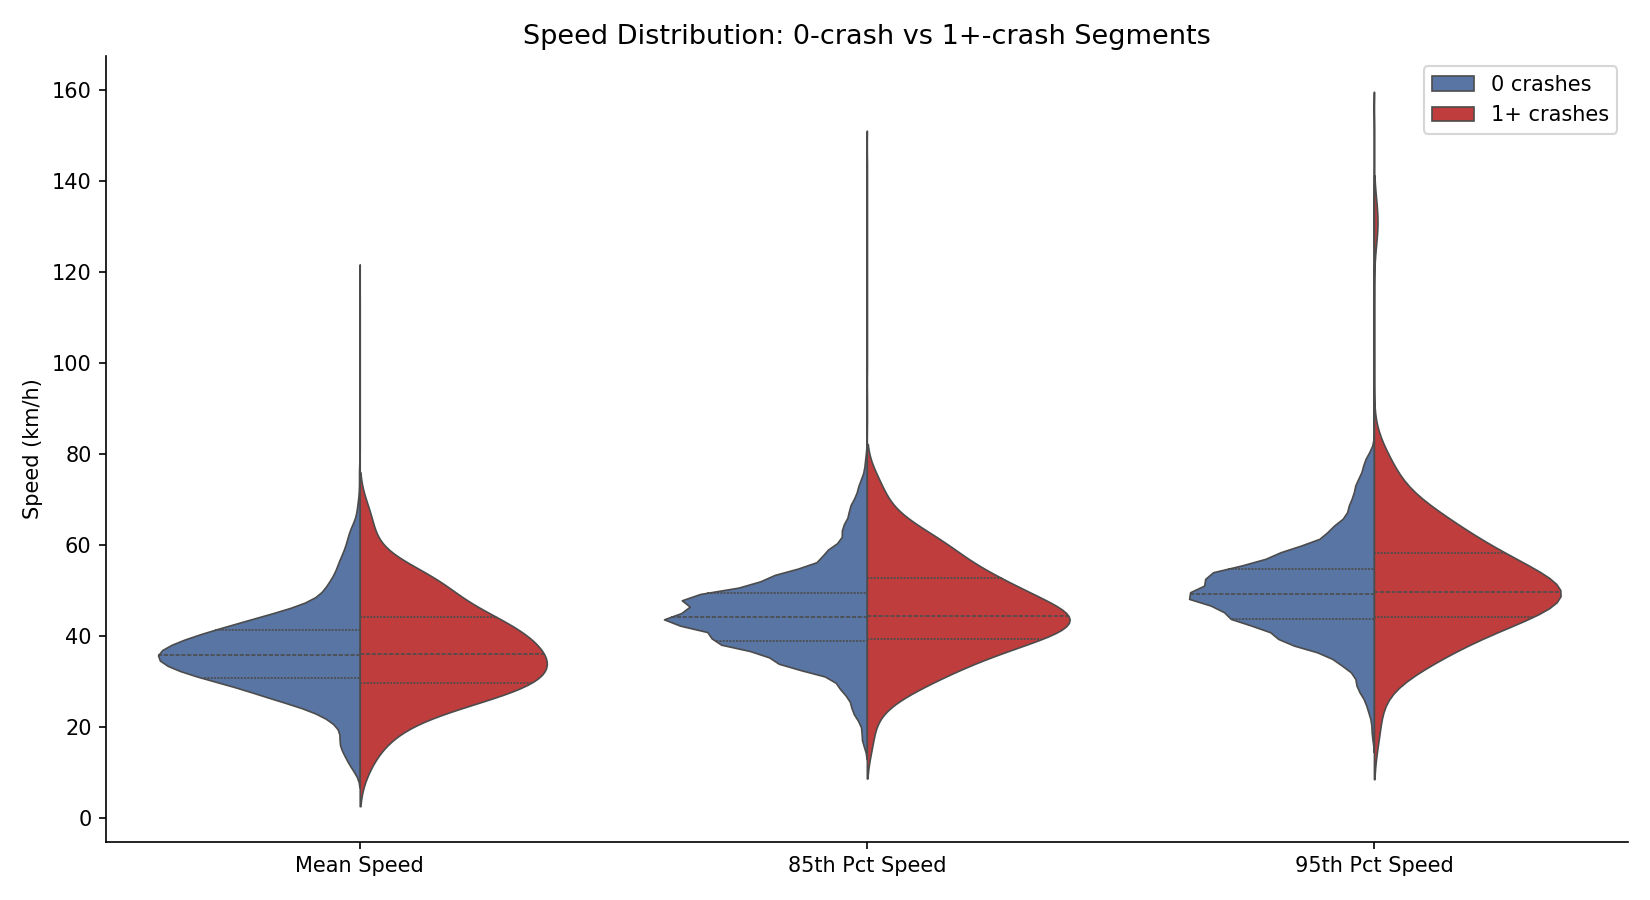

Source code (Python):
"""
Speed vs. Safety — Split Violin Plot
Compares distributions of avg_speed, avg_85th_percentile_speed, and
avg_95th_percentile_speed for segments with 0 crashes vs 1+ crashes.
"""

import pandas as pd
import seaborn as sns
import matplotlib.pyplot as plt

CSV_PATH = (
    "/Users/adriel.devera/Desktop/"
    "Traffic Volumes - Midblock Vehicle Speed, Volume and Classification Counts/"
    "model_dataset.csv"
)

df = pd.read_csv(CSV_PATH)

speed_cols = ["avg_speed", "avg_85th_percentile_speed", "avg_95th_percentile_speed"]
df["crash_group"] = df["crash_count"].apply(lambda x: "1+ crashes" if x > 0 else "0 crashes")

# Melt to long format for faceting
long = df[speed_cols + ["crash_group"]].dropna().melt(
    id_vars="crash_group",
    var_name="speed_metric",
    value_name="speed_kmh",
)

# Friendly labels
label_map = {
    "avg_speed": "Mean Speed",
    "avg_85th_percentile_speed": "85th Pct Speed",
    "avg_95th_percentile_speed": "95th Pct Speed",
}
long["speed_metric"] = long["speed_metric"].map(label_map)

fig, ax = plt.subplots(figsize=(11, 6))

sns.violinplot(
    data=long,
    x="speed_metric",
    y="speed_kmh",
    hue="crash_group",
    split=True,
    inner="quartile",
    palette={"0 crashes": "#4c72b0", "1+ crashes": "#d62728"},
    ax=ax,
    linewidth=0.8,
)

ax.set_xlabel("")
ax.set_ylabel("Speed (km/h)")
ax.set_title("Speed Distribution: 0-crash vs 1+-crash Segments", fontsize=13)
ax.legend(title="")
sns.despine()

plt.tight_layout()
plt.savefig("speed_vs_safety.png", dpi=150)
plt.show()
print("Saved: speed_vs_safety.png")
